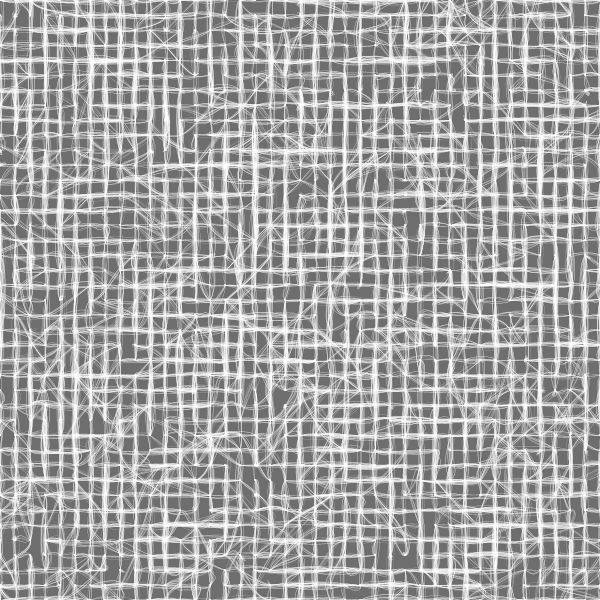
Frame 1 (no input)
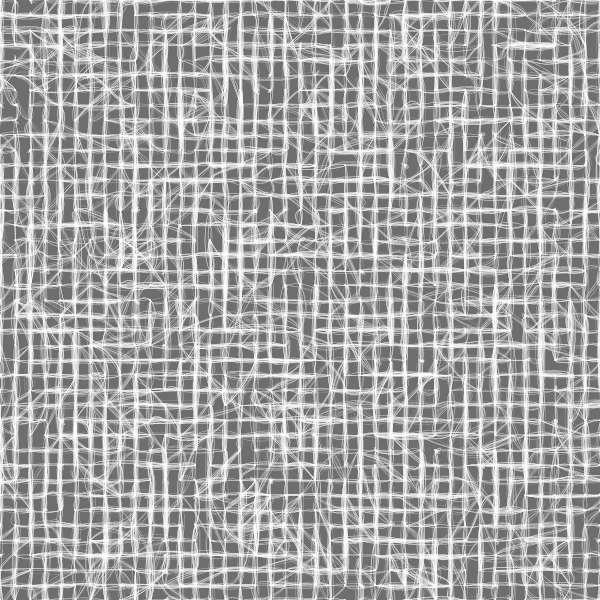
Frame 2 (the mouse pressed at the canvas centre, redrawn once)

The Processing sketch that drew these frames (run headless with seeded random() and noise(); the mouse was pressed at the canvas centre and the sketch redrawn once):

// Processing sketch: GenerativePiece1
// ── GenerativePiece1.pde
ArrayList<ArrayList<PVector>> gridPoints;

int gridSize = 40;
float linearBias = 0.8;
float horizontalBias = 0.4;
int linearReach = 5;
int curveReach = 3;
int repetitions = 3;

void setup() {
  size(600, 600);
  noLoop();
  
  gridPoints = new ArrayList<ArrayList<PVector>>();

  for (int i = 0; i <= gridSize; i++) {
    gridPoints.add(new ArrayList<PVector>());
    for (int j = 0; j <= gridSize; j++) {
      PVector point = new PVector(i*width/gridSize, j*height/gridSize);
      gridPoints.get(i).add(point);
    }
  }
}

void draw() {
  background(110);
  
  noStroke();
  fill(255);
  for (int i = 0; i <= gridSize; i++) {
    for (int j = 0; j <= gridSize; j++) {
      PVector point = gridPoints.get(i).get(j);
      circle(point.x, point.y, 2);
    }
  }
  
  noFill();
  stroke(255);
  for (int i = 0; i < repetitions; i++) {
    for (int j = 0; j <= gridSize; j++) {
      for (int k = 0; k <= gridSize; k++) {
        PVector point = gridPoints.get(j).get(k);
        if (random(1) < linearBias) {
          if (random(1) < horizontalBias) {
            float newX = int(random(-linearReach-1, linearReach+1))*width/gridSize+point.x;
            connectPoints(point, new PVector(newX, point.y));
          }
          else {
            float newY = int(random(-linearReach-1, linearReach+1))*height/gridSize+point.y;
            connectPoints(point, new PVector(point.x, newY));
          }
        }
        else {
          float newX = int(random(-curveReach-1, curveReach+1))*width/gridSize+point.x;
          float newY = int(random(-curveReach-1, curveReach+1))*height/gridSize+point.y;
          connectPoints(point, new PVector(newX, newY));
        }
      }
    }
  }
}

void connectPoints(PVector p1, PVector p2) {
  float interX1 = lerp(p1.x, p2.x, random(0, 0.5))+ random(-5, 5);
  float interY1 = lerp(p1.y, p2.y, random(0, 0.5))+ random(-5, 5);
  float interX2 = lerp(p1.x, p2.x, random(0.5, 1))+ random(-5, 5);
  float interY2 = lerp(p1.y, p2.y, random(0.5, 1))+ random(-5, 5);
  for (int i = 0; i < int(random(4, 10)); i++) {
    strokeWeight(random(0, 0.4));
    float ix1 = interX1 + random(-5, 5);
    float iy1 = interY1 + random(-5, 5);
    float ix2 = interX2 + random(-5, 5);
    float iy2 = interY2 + random(-5, 5);
    bezier(p1.x, p1.y, ix1, iy1, ix2, iy2, p2.x, p2.y);
  }
}

void keyPressed() {
  if (key == ' ') {  // saves canvas
    String name = "GenerativePiece1_" + int(random(9999)) + ".png";
    save(name);
    println("Saved as " + name);
  }
}
